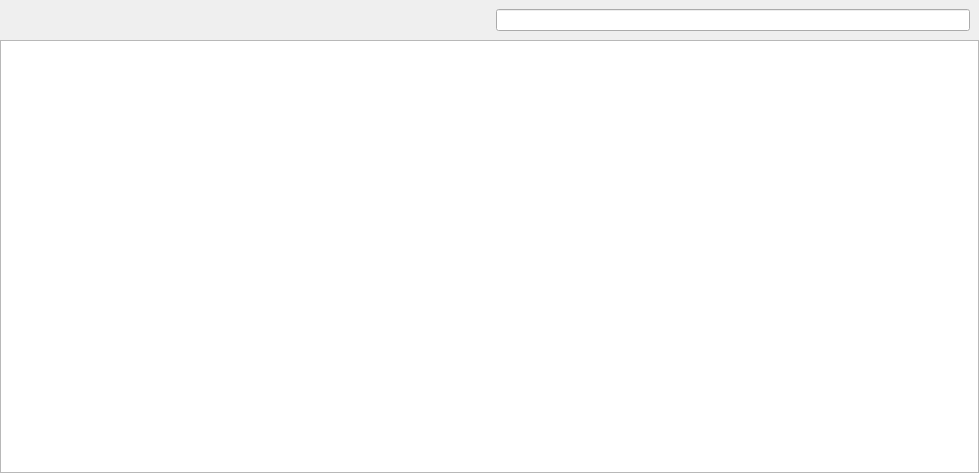
<?xml version="1.0" encoding="UTF-8"?>
<ui version="4.0">
 <class>SisExplorerWidget</class>
 <widget class="QWidget" name="SisExplorerWidget">
  <property name="geometry">
   <rect>
    <x>0</x>
    <y>0</y>
    <width>979</width>
    <height>473</height>
   </rect>
  </property>
  <property name="windowTitle">
   <string>Form</string>
  </property>
  <layout class="QVBoxLayout" name="verticalLayout">
   <property name="spacing">
    <number>0</number>
   </property>
   <property name="leftMargin">
    <number>0</number>
   </property>
   <property name="topMargin">
    <number>0</number>
   </property>
   <property name="rightMargin">
    <number>0</number>
   </property>
   <property name="bottomMargin">
    <number>0</number>
   </property>
   <item>
    <widget class="ViewSearchHeader" name="header" native="true">
     <layout class="QHBoxLayout" name="horizontalLayout">
      <item>
       <spacer name="horizontalSpacer">
        <property name="orientation">
         <enum>Qt::Horizontal</enum>
        </property>
        <property name="sizeHint" stdset="0">
         <size>
          <width>466</width>
          <height>20</height>
         </size>
        </property>
       </spacer>
      </item>
      <item>
       <widget class="QLabel" name="countLabel">
        <property name="text">
         <string/>
        </property>
       </widget>
      </item>
      <item>
       <widget class="SearchLineEdit" name="searchField"/>
      </item>
     </layout>
    </widget>
   </item>
   <item>
    <widget class="SisDataView" name="sisDataView">
     <property name="acceptDrops">
      <bool>true</bool>
     </property>
     <property name="editTriggers">
      <set>QAbstractItemView::NoEditTriggers</set>
     </property>
     <property name="dragEnabled">
      <bool>true</bool>
     </property>
     <property name="dragDropOverwriteMode">
      <bool>true</bool>
     </property>
     <property name="dragDropMode">
      <enum>QAbstractItemView::DragDrop</enum>
     </property>
     <property name="defaultDropAction">
      <enum>Qt::LinkAction</enum>
     </property>
     <property name="alternatingRowColors">
      <bool>true</bool>
     </property>
     <property name="selectionMode">
      <enum>QAbstractItemView::ExtendedSelection</enum>
     </property>
     <property name="autoExpandDelay">
      <number>500</number>
     </property>
     <property name="expandsOnDoubleClick">
      <bool>true</bool>
     </property>
    </widget>
   </item>
  </layout>
 </widget>
 <customwidgets>
  <customwidget>
   <class>SearchLineEdit</class>
   <extends>QLineEdit</extends>
   <header>FileWaveGuiLib/searchlineedit/searchlineedit.h</header>
  </customwidget>
  <customwidget>
   <class>ViewSearchHeader</class>
   <extends>QWidget</extends>
   <header>FileWaveGuiLib/searchheader/ViewSearchHeader.h</header>
   <container>1</container>
  </customwidget>
  <customwidget>
   <class>SisDataView</class>
   <extends>QTreeView</extends>
   <header>FWAdminLib/views/SisDataView.h</header>
  </customwidget>
 </customwidgets>
 <resources/>
 <connections/>
</ui>
